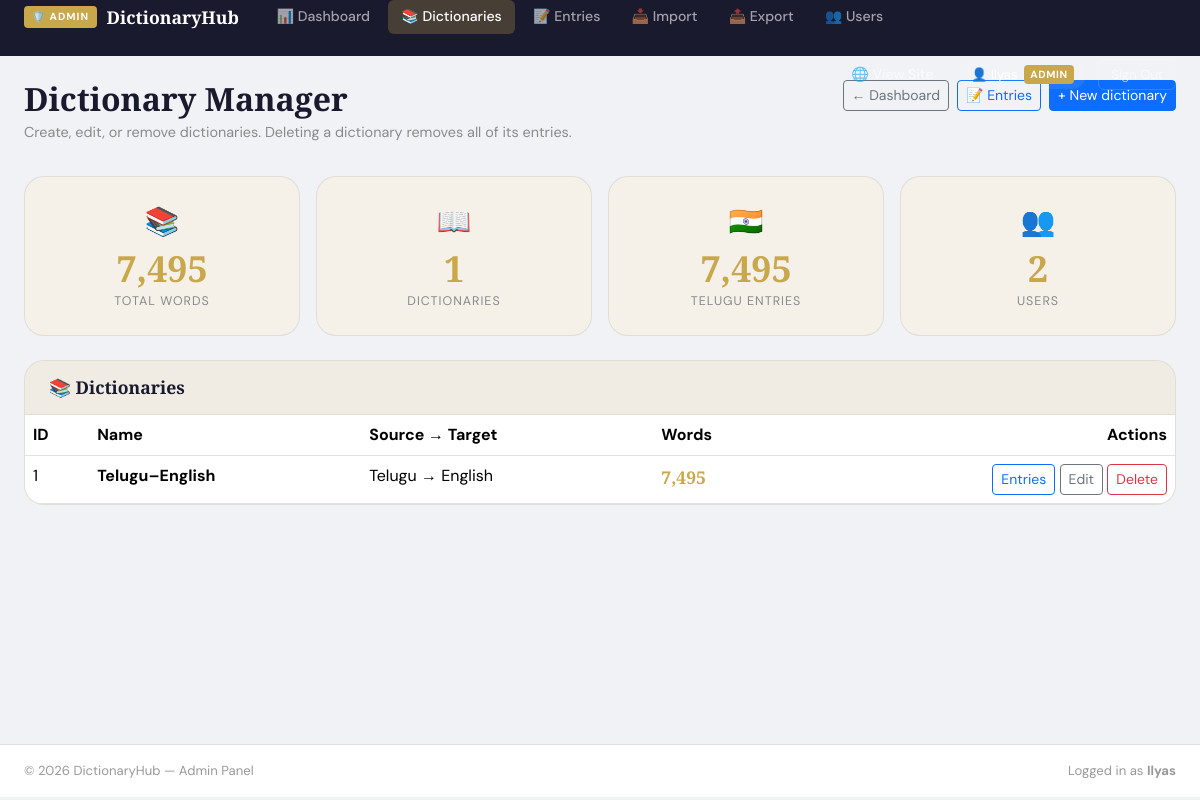
The page /index.php?page=admin_dictionaries (signed in) on the database its author committed.
### tables this page shows
CREATE TABLE `dictionaries` (
  `id` int(10) UNSIGNED NOT NULL,
  `name` varchar(255) NOT NULL,
  `description` text DEFAULT NULL,
  `source_lang` varchar(50) NOT NULL DEFAULT 'Telugu',
  `target_lang` varchar(50) NOT NULL DEFAULT 'English',
  `created_by` int(10) UNSIGNED DEFAULT NULL,
  `created_at` timestamp NOT NULL DEFAULT current_timestamp()
);

### pages/admin_dictionaries.php (the view, shortened to what this page needs)
<?php
require_once __DIR__ . '/../includes/db.php';
$dict_rows = [];
$r = $db->query("
    SELECT d.id, d.name, d.description, d.source_lang, d.target_lang, d.created_at,
           COUNT(de.id) AS word_count
    FROM dictionaries d
    LEFT JOIN dictionary_entries de ON de.dictionary_id = d.id
    GROUP BY d.id, d.name, d.description, d.source_lang, d.target_lang, d.created_at
    ORDER BY d.name ASC
");
if ($r) {
    while ($row = $r->fetch_assoc()) {
        $dict_rows[] = $row;
    }
}
?>
<div class="admin-wrap">
  <div class="container-fluid px-4 py-4">
    <div class="admin-page-header">
      <div>
        <h1 class="admin-title">Dictionary Manager</h1>
        <p class="admin-subtitle">Create, edit, or remove dictionaries. Deleting a dictionary removes all of its entries.</p>
      </div>
      <div class="d-flex flex-wrap gap-2">
        <a href="index.php?page=admin_dashboard" class="btn btn-outline-secondary btn-sm">← Dashboard</a>
        <a href="index.php?page=admin_entries" class="btn btn-outline-primary btn-sm">📝 Entries</a>
        <button type="button" class="btn btn-primary btn-sm" data-bs-toggle="modal" data-bs-target="#dictModal" id="btnNewDict">+ New dictionary</button>
      </div>
    </div>
    <?php require __DIR__ . '/../includes/admin_stats_cards.php'; ?>
    <div class="admin-card">
      <div class="admin-card-header d-flex justify-content-between align-items-center">
        <h5 class="mb-0">📚 Dictionaries</h5>
      </div>
      <div class="admin-card-body p-0">
        <div class="table-responsive">
          <table class="table table-hover mb-0">
            <thead>
              <tr>
                <th>ID</th>
                <th>Name</th>
                <th>Source → Target</th>
                <th>Words</th>
                <th class="text-end">Actions</th>
              </tr>
            </thead>
            <tbody>
              <?php foreach ($dict_rows as $d): ?>
                <tr data-id="<?php echo (int) $d['id']; ?>"
                    data-name="<?php echo htmlspecialchars($d['name'], ENT_QUOTES); ?>"
                    data-description="<?php echo htmlspecialchars((string) $d['description'], ENT_QUOTES); ?>"
                    data-source-lang="<?php echo htmlspecialchars($d['source_lang'], ENT_QUOTES); ?>"
                    data-target-lang="<?php echo htmlspecialchars($d['target_lang'], ENT_QUOTES); ?>">
                  <td><?php echo (int) $d['id']; ?></td>
                  <td><strong><?php echo htmlspecialchars($d['name']); ?></strong></td>
                  <td><?php echo htmlspecialchars($d['source_lang']); ?> → <?php echo htmlspecialchars($d['target_lang']); ?></td>
                  <td><span class="admin-word-count"><?php echo number_format((int) $d['word_count']); ?></span></td>
                  <td class="text-end text-nowrap">
                    <a class="btn btn-sm btn-outline-primary" href="index.php?page=admin_entries&amp;dictionary_id=<?php echo (int) $d['id']; ?>">Entries</a>
                    <button type="button" class="btn btn-sm btn-outline-secondary btn-edit-dict">Edit</button>
                    <button type="button" class="btn btn-sm btn-outline-danger btn-del-dict">Delete</button>
                  </td>
                </tr>
              <?php endforeach; ?>
            </tbody>
          </table>
        </div>
      </div>
    </div>
  </div>
</div>

### assets/css/style.css (style rules this page uses)
:root { --ink: #1a1a2e; --cream: #f5f0e8; --gold: #c9a84c; --accent: #e05a3a; --muted: #8a8a8a; }
* { box-sizing: border-box; }
body { font-family: 'DM Sans', sans-serif; background-color: var(--cream); color: var(--ink); transition: background 0.4s, color 0.4s; overflow-x: hidden; }
.admin-wrap { min-height: 80vh; }
.admin-page-header { display: flex; align-items: flex-start; justify-content: space-between; flex-wrap: wrap; gap: 1rem; margin-bottom: 2rem; }
.admin-title { font-family: 'Playfair Display', serif; font-size: 2rem; font-weight: 700; margin: 0; }
.admin-subtitle { color: var(--muted); font-size: 0.9rem; margin: 0.25rem 0 0; }
.admin-card { background: var(--cream); border: 1.5px solid rgba(0,0,0,0.08); border-radius: 20px; overflow: hidden; }
.admin-card-header { padding: 1rem 1.5rem; border-bottom: 1px solid rgba(0,0,0,0.06); background: rgba(0,0,0,0.02); }
.admin-card-header h5 { font-family: 'Playfair Display', serif; font-size: 1.1rem; font-weight: 700; margin: 0; }
.admin-card-body { padding: 1.25rem 1.5rem; }
.admin-word-count { font-family: 'Playfair Display', serif; font-size: 1.1rem; font-weight: 700; color: var(--gold); }

### assets/css/admin.css (style rules this page uses)
.admin-body { background: #f0f2f5; font-family: 'DM Sans', sans-serif; min-height: 100vh; }

### rows shown on the page
dictionaries: id "1", name "Telugu–English", source_lang "Telugu", target_lang "English", word_count "7,495"

### other values the page prints
$user['username'] "Ilyas"
$total_words "7,495"
$total_dicts "1"
$with_telugu "7,495"
$total_users "2"
current_user()['username'] "Ilyas"
